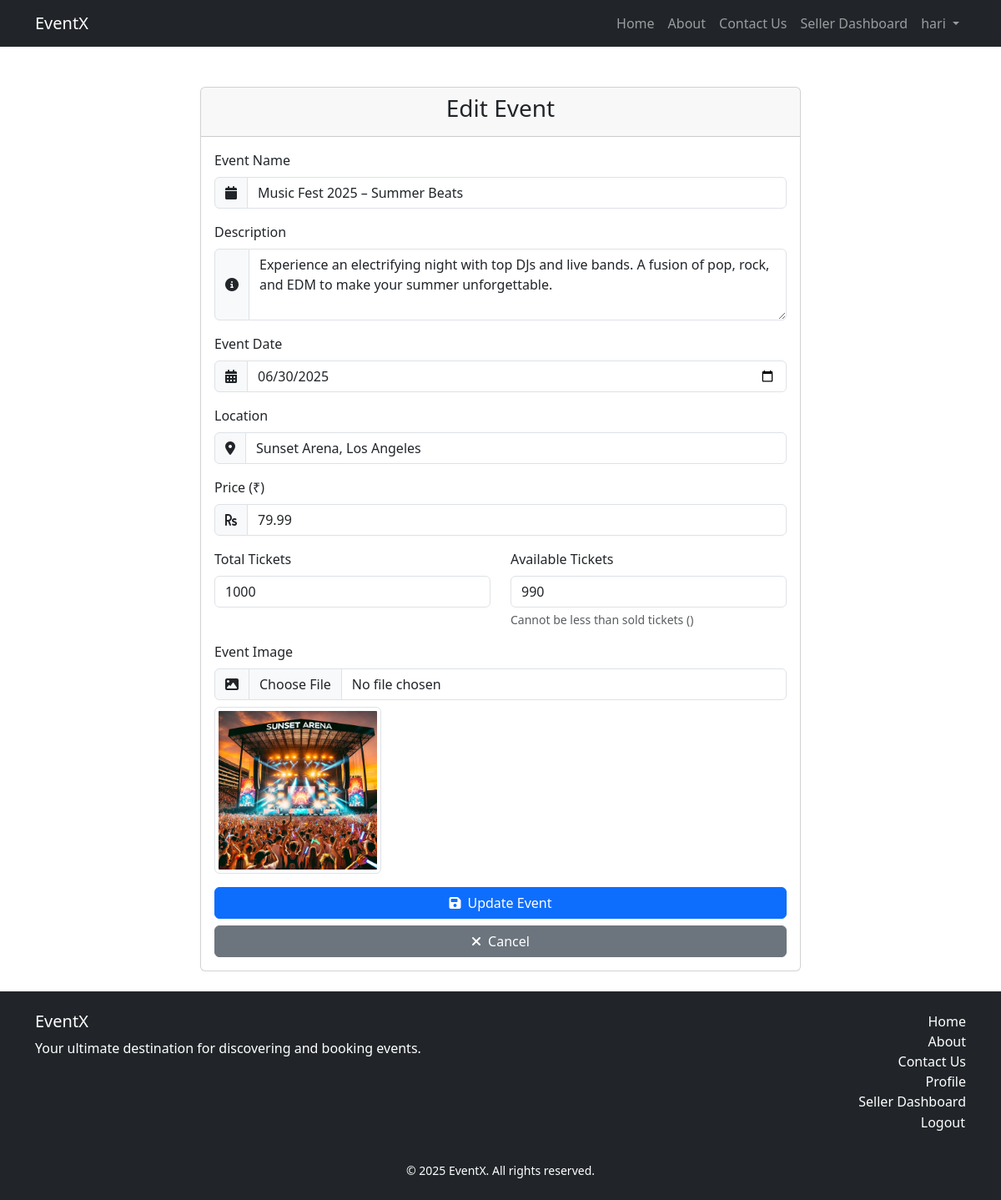
Screenshot of /seller/event/edit/2/ (signed in) with the database file from the repository.
### events/models.py (models this page shows, shortened)
class Event(models.Model):
    seller = models.ForeignKey(
        Seller,
        on_delete=models.CASCADE,
        related_name="events"
    )
    name = models.CharField(max_length=255)
    description = models.TextField()
    date = models.DateTimeField()
    location = models.CharField(max_length=255)
    price = models.DecimalField(max_digits=10, decimal_places=2)
    total_tickets = models.PositiveIntegerField()
    available_tickets = models.PositiveIntegerField()
    image = models.ImageField(upload_to="events/", blank=True, null=True)
    class Meta:
        ordering = ['date']

### events/views.py (the view, shortened to what this page needs)
# urls.py: path("seller/event/edit/<int:event_id>/", views.edit_event, name="edit_event"),
@seller_required
def edit_event(request, event_id):
    event = get_object_or_404(Event, id=event_id, seller__user=request.user)
    event.date = event.date.strftime('%Y-%m-%d')
    return render(request, "events/edit_event.html", {"event": event})

### events/views.py (called while the page is built)
def seller_required(view_func):
    def check_seller(user):
        return user.is_authenticated and Seller.objects.filter(user=user).exists()
    return user_passes_test(check_seller)(view_func)

### events/templates/events/edit_event.html (shortened to what this page needs)
{% extends "events/base.html" %}
{% load static %}
{% block content %}
<div class="container mt-5">
    <div class="row justify-content-center">
        <div class="col-md-8">
            <div class="card">
                <div class="card-header">
                    <h3 class="text-center">Edit Event</h3>
                </div>
                <div class="card-body">
                    <form method="post" enctype="multipart/form-data" class="needs-validation" novalidate>
                        <div class="mb-3">
                            <label for="name" class="form-label">Event Name</label>
                            <div class="input-group">
                                <span class="input-group-text"><i class="fas fa-calendar"></i></span>
                                <input type="text" class="form-control" id="name" name="name" value="{{ event.name }}" required>
                            </div>
                        </div>
                        <div class="mb-3">
                            <label for="description" class="form-label">Description</label>
                            <div class="input-group">
                                <span class="input-group-text"><i class="fas fa-info-circle"></i></span>
                                <textarea class="form-control" id="description" name="description" rows="3" required>{{ event.description }}</textarea>
                            </div>
                        </div>
                        <div class="mb-3">
                            <label for="date" class="form-label">Event Date</label>
                            <div class="input-group">
                                <span class="input-group-text"><i class="fas fa-calendar-alt"></i></span>
                                <input type="date" class="form-control" id="date" name="date" value="{{ event.date }}" required>
                            </div>
                        </div>
                        <div class="mb-3">
                            <label for="location" class="form-label">Location</label>
                            <div class="input-group">
                                <span class="input-group-text"><i class="fas fa-map-marker-alt"></i></span>
                                <input type="text" class="form-control" id="location" name="location" value="{{ event.location }}" required>
                            </div>
                        </div>
                        <div class="mb-3">
                            <label for="price" class="form-label">Price (₹)</label>
                            <div class="input-group">
                                <span class="input-group-text"><i class="fas fa-rupee-sign"></i></span>
                                <input type="number" class="form-control" id="price" name="price" value="{{ event.price }}" step="0.01" min="0" required>
                            </div>
                        </div>
                        <div class="row mb-3">
                            <div class="col-md-6">
                                <label for="total_tickets" class="form-label">Total Tickets</label>
                                <input type="number" class="form-control" id="total_tickets" name="total_tickets" value="{{ event.total_tickets }}" min="0" required>
                            </div>
                            <div class="col-md-6">
                                <label for="available_tickets" class="form-label">Available Tickets</label>
                                <input type="number" class="form-control" id="available_tickets" name="available_tickets" value="{{ event.available_tickets }}" min="0" required>
                                <div class="form-text">Cannot be less than sold tickets ({{ event.total_tickets|add:"-"|add:event.available_tickets }})</div>
                            </div>
                        </div>
                        <div class="mb-3">
                            <label for="image" class="form-label">Event Image</label>
                            <div class="input-group">
                                <span class="input-group-text"><i class="fas fa-image"></i></span>
                                <input type="file" class="form-control" id="image" name="image" accept="image/*">
                            </div>
                            {% if event.image %}
                                <div class="mt-2">
                                    <img src="{{ event.image.url }}" alt="Current event image" class="img-thumbnail" style="max-height: 200px;">
                                </div>
                            {% endif %}
                        </div>
                        <div class="d-grid gap-2">
                            <button type="submit" class="btn btn-primary">
                                <i class="fas fa-save me-2"></i>Update Event
                            </button>
                            <a href="{% url 'event_detail' event.id %}" class="btn btn-secondary">
                                <i class="fas fa-times me-2"></i>Cancel
                            </a>
                        </div>
                    </form>
                </div>
            </div>
        </div>
    </div>
</div>
{% endblock %}

### events/templates/events/base.html (shortened to what this page needs)
<!DOCTYPE html>
<html lang="en">
<head>
  <link rel="stylesheet" href="https://cdn.jsdelivr.net/npm/bootstrap@5.3.0/dist/css/bootstrap.min.css">
  <link href="https://cdnjs.cloudflare.com/ajax/libs/font-awesome/6.5.1/css/all.min.css" rel="stylesheet">
</head>
<body>
  <nav class="navbar navbar-expand-lg navbar-dark bg-dark">
    <div class="container">
      <a class="navbar-brand" href="{% url 'index' %}">EventX</a>
      <div class="collapse navbar-collapse" id="navbarSupportedContent">
        <ul class="navbar-nav ms-auto mb-2 mb-lg-0">
          <li class="nav-item">
            <a class="nav-link" href="{% url 'index' %}">Home</a>
          </li>
          <li class="nav-item">
            <a class="nav-link" href="">About</a>
          </li>
          <li class="nav-item">
            <a class="nav-link" href="">Contact Us</a>
          </li>
          {% if user.is_authenticated %}
            {% if user.is_superuser %}
              <li class="nav-item">
                <a class="nav-link" href="{% url 'admin_dashboard' %}">Admin Dashboard</a>
              </li>
              <li class="nav-item">
                <form action="{% url 'logout' %}" method="post" style="display: inline;">
                  {% csrf_token %}
                  <button type="submit" class="nav-link btn btn-link" style="text-decoration: none;">Logout</button>
                </form>
              </li>
            {% elif user.seller %}
              <li class="nav-item">
                <a class="nav-link" href="{% url 'seller_dashboard' %}">Seller Dashboard</a>
              </li>
            {% else %}
              <li class="nav-item">
                <a class="nav-link" href="{% url 'booking_history' %}">My Bookings</a>
              </li>
            {% endif %}
            {% if not user.is_superuser %}
            <li class="nav-item dropdown">
              <a class="nav-link dropdown-toggle" href="#" id="profileDropdown" role="button"
                 data-bs-toggle="dropdown" aria-expanded="false">
                {{ user.first_name|default:user.username }}
              </a>
            </li>
            {% endif %}
          {% else %}
            <li class="nav-item">
              <a class="nav-link" href="{% url 'login' %}">Login</a>
            </li>
          {% endif %}
        </ul>
      </div>
    </div>
  </nav>
  <div class="container mt-4">
    {% block content %}{% endblock %}
  </div>
  <footer class="bg-dark text-white mt-4">
    <div class="container py-4">
      <div class="row">
        <div class="col-md-6">
          <h5>EventX</h5>
          <p>Your ultimate destination for discovering and booking events.</p>
        </div>
        <div class="col-md-6 text-md-end">
          <ul class="list-unstyled">
            <li><a href="{% url 'index' %}" class="text-white text-decoration-none">Home</a></li>
            <li><a href="" class="text-white text-decoration-none">About</a></li>
            <li><a href="" class="text-white text-decoration-none">Contact Us</a></li>
            {% if user.is_authenticated %}
              <li><a href="" class="text-white text-decoration-none">Profile</a></li>
              {% if user.is_superuser %}
                <li><a href="{% url 'admin_dashboard' %}" class="text-white text-decoration-none">Admin Dashboard</a></li>
              {% elif user.seller %}
                <li><a href="{% url 'seller_dashboard' %}" class="text-white text-decoration-none">Seller Dashboard</a></li>
              {% else %}
                <li><a href="{% url 'booking_history' %}" class="text-white text-decoration-none">My Bookings</a></li>
              {% endif %}
              <li>
                <form action="{% url 'logout' %}" method="post">
                  <button type="submit" class="btn btn-link text-white text-decoration-none p-0">Logout</button>
                </form>
              </li>
            {% else %}
              <li><a href="{% url 'login' %}" class="text-white text-decoration-none">Login</a></li>
            {% endif %}
          </ul>
        </div>
      </div>
      <div class="text-center mt-3">
        <small>&copy; 2025 EventX. All rights reserved.</small>
      </div>
    </div>
  </footer>
</body>
</html>

### rows the page displays
Event: name "Music Fest 2025 – Summer Beats", description "Experience an electrifying night with top DJs and live bands. A fusion of pop, rock, and EDM to make your summer unforgettable.", date "06/30/2025", location "Sunset Arena, Los Angeles", price "79.99", total_tickets "1000", available_tickets "990", image (picture)

### other values shown
{{ user.first_name|default:user.username }} "hari"
